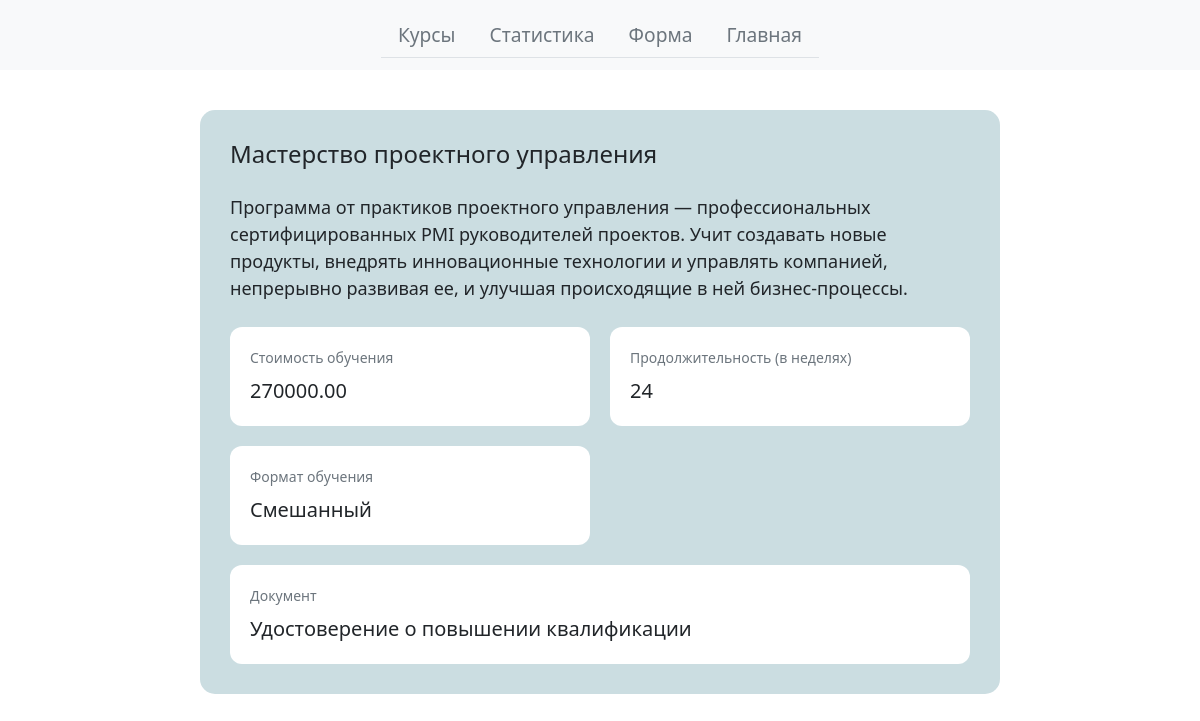
The app's page /list_courses/one_course/2 with its own data.
### list_courses/models.py (models this page shows, shortened)
class Course(models.Model):
    name = models.CharField(max_length=200, blank=False, null=False)
    description = models.TextField(blank=False, null=False)
    category = models.CharField(max_length=50, blank=False, null=False)
    length = models.IntegerField(validators=[MinValueValidator(0)], blank=False, null=False)
    format = models.CharField(max_length=30, blank=False, null=False)
    cost = models.DecimalField(max_digits=15, decimal_places=2, validators=[MinValueValidator(0)], blank=False, null=False)
    sertificate = models.BooleanField(blank=False, null=False)
    stud_amount = models.IntegerField(default=0, validators=[MinValueValidator(0)], blank=False, null=False)
    avg_grade = models.FloatField(default=5.00, validators=[MinValueValidator(0)], blank=False, null=False)
    photo = models.ImageField(upload_to='course_photos/', blank=False)

### list_courses/views.py (the view)
# urls.py: path('one_course/<int:course_id>', views.one_course, name='one_course'),
def one_course(request,course_id:int):
    cours = Course.objects.get(id=course_id)
    context = {'cours': cours}
    return render(request, 'show_one.html', context)

### list_courses/templates/show_one.html
{% extends 'base.html' %}
{% load static %}
{% block content %}
<div class="course-detail-container">
    <div class="course-main-block">
        <h2 class="course-title">{{cours.name}}</h2>
        <p class="course-description">{{cours.description}}</p>
        <div class="details-grid">
            <div class="detail-card">
                <p class="detail-label">Стоимость обучения</p>
                <p class="detail-value">{{cours.cost}}</p>
            </div>
            <div class="detail-card">
                <p class="detail-label">Продолжительность (в неделях)</p>
                <p class="detail-value">{{cours.length}}</p>
            </div>
            <div class="detail-card">
                <p class="detail-label">Формат обучения</p>
                <p class="detail-value">{{cours.format}}</p>
            </div>
            <div class="detail-card full-width-card">
                <p class="detail-label">Документ</p>
                {% if cours.sertificate == True %}
                    <p class="detail-value">Удостоверение о повышении квалификации</p>
                {% else %}
                    <p class="detail-value">Нет</p>
                {% endif %}
            </div>
        </div>
    </div>
</div>
{% endblock %}

### list_courses/static/styles/styles.css (style rules this page uses)
.course-detail-container { width: 800px; margin: 40px auto; }
.course-main-block { background: #cbdde1; border-radius: 15px; padding: 30px; margin-bottom: 30px; }
.course-title { margin-bottom: 25px; font-size: 24px; }
.course-description { font-size: 18px; margin-bottom: 25px; }
.details-grid { display: grid; grid-template-columns: repeat(2, 1fr); gap: 20px; }
.detail-card { background: white; border-radius: 12px; padding: 20px; }
.detail-label { color: #6c757d; font-size: 14px; margin-bottom: 8px; }
.detail-value { font-size: 20px; margin: 0; }
.full-width-card { grid-column: span 2; }

### records on screen
Course: name "Мастерство проектного управления", description "Программа от практиков проектного управления — профессиональных сертифицированных PMI руководителей проектов. Учит создавать новые продукты, внедрять инновационные технологии и управлять компанией, непрерывно развивая ее, и улучшая происходящие в ней бизнес-процессы.", cost "270000.00", length "24", format "Смешанный"
